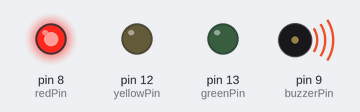
Bench run of a sketch on a simulated Arduino Uno, built with avr-gcc and run on an emulated ATmega328P. Shown: output pins drawn as LEDs (lit = HIGH), buzzer (waves = sounding).

Above: at 3.1 s.
At 6.7 s:
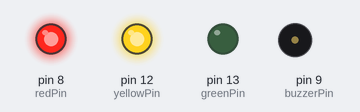
At 8.9 s:
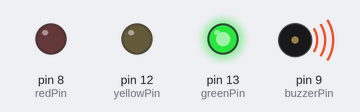
At 11.2 s:
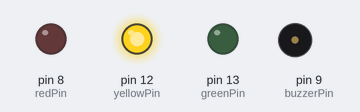
Timing chart, 0 to 15.8 s (numbered marks = the images above):
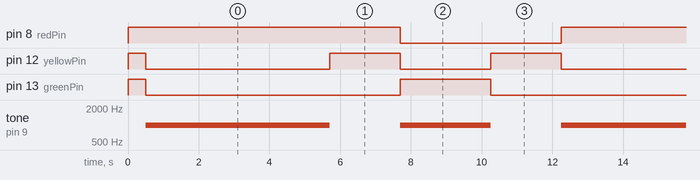

The sketch:

lyskrydsLyd.ino
```cpp
// Lyskryds med lyd sketch
// Arduino reference : https://www.arduino.cc/reference/en/

const int greenPin = 13; // Grøn port
const int yellowPin = 12; // Gul port
const int redPin = 8; // Rød port
const int buzzerPin = 9; // Buzzer port

int waitRed=10; // Rød ventetid
int waitGreen=5; // Grøn ventetid

// FUNKTIONER
// tone : Funktion der laver lyd med vores buzzer (Kig i reference)
void soundFast(int delayTimer, int interval){
    // Hurtig skiftene lyd
    // param delay : Ventetid i millisekunder
    // param invterval : iteration interval

    int iterations = delayTimer / interval; // Regn iterationer ud
    for (int i = 0; i <= iterations; i++){ // Loop det
        int waitTime = (int) interval/2; // Divider ventetid med 2 (Kast til Integer)
        tone(buzzerPin, 1000, waitTime); // Lav lyd med buzzer
        delay(waitTime);
    }
}

void soundSlow(int delayTimer, int interval){
    // langsom skiftene lyd
    // param delay : Ventetid i millisekunder
    // param invterval : iteration interval

    int iterations = delayTimer / interval; // Regn iterationer ud
    for (int i = 0; i <= iterations; i++){
        int waitTime = (int) interval/2; // Divider ventetid med 2
        tone(buzzerPin, 1000, waitTime); // Lav lyd med buzzer
        delay(waitTime);
    }
}


void setup() {
    // Sæt porte som ouput
    pinMode(greenPin, OUTPUT);
    pinMode(yellowPin, OUTPUT);
    pinMode(redPin, OUTPUT);

    // Initialiser; Tænd alle LEDer
    digitalWrite(greenPin, HIGH);
    digitalWrite(yellowPin, HIGH);
    digitalWrite(redPin, HIGH);

    delay(500);

    digitalWrite(greenPin, LOW);
    digitalWrite(yellowPin, LOW);
    digitalWrite(redPin, LOW);
}

// FUNKTIONER
// digitalWrite HIGH : Send strøm igennem
// digitalWrite LOW : Stop strøm
// delay X : Vent X millisekunder

void loop() {
    digitalWrite(redPin, HIGH);
    digitalWrite(yellowPin, LOW);

    soundSlow(1000*waitRed, 400); // Kør lyd i waitRed*1000 millisekunder med interval 400 millisekunder

    digitalWrite(yellowPin, HIGH);

    delay(2000);

    digitalWrite(redPin, LOW);
    digitalWrite(yellowPin, LOW);
    digitalWrite(greenPin, HIGH);

    soundFast(1000*waitGreen, 100); // Kør lyd i waitRed*1000 millisekunder med interval 100 millisekunder

    digitalWrite(greenPin, LOW);
    digitalWrite(yellowPin, HIGH);

    delay(2000);
}
```

Measured:
- by itself, pin 8 (redPin): alternates HIGH for 7.2 s and LOW for 4.6 s
- by itself, pin 12 (yellowPin): repeats every 11.8 s: HIGH 2.0 s, LOW 2.6 s, HIGH 2.0 s, LOW 5.2 s
- by itself, pin 13 (greenPin): repeats every 11.8 s: HIGH 2.6 s, LOW 9.2 s
- by itself, tone on pin 9 (buzzerPin): repeats every 11.8 s: silent 2.0 s, 1000 Hz 2.6 s, silent 2.0 s, 1000 Hz 5.2 s
